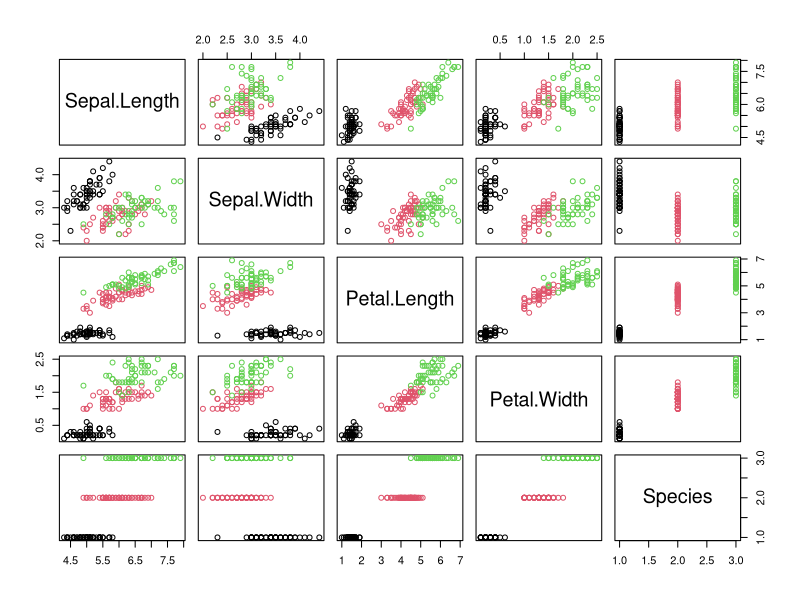
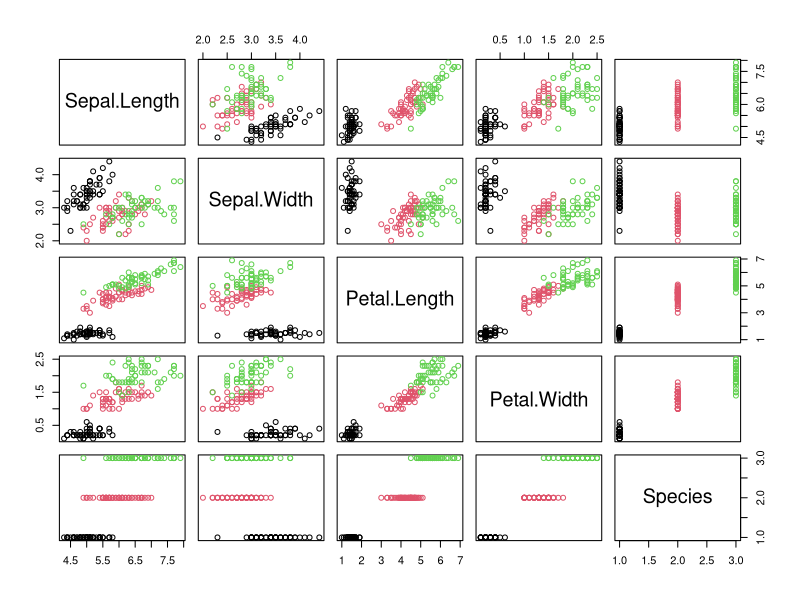
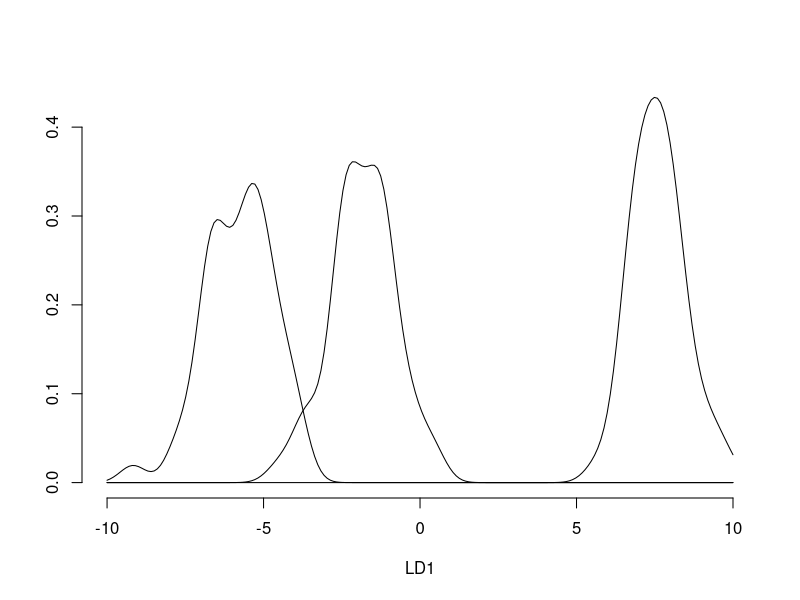
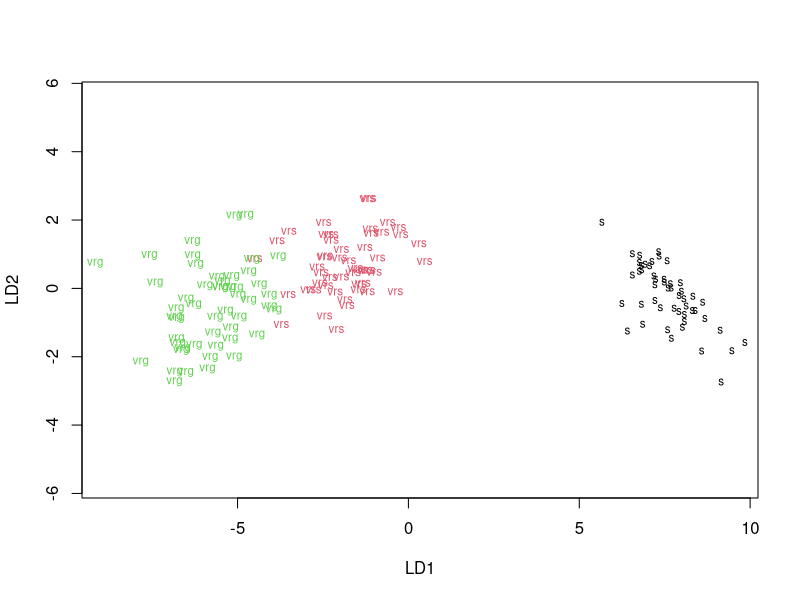
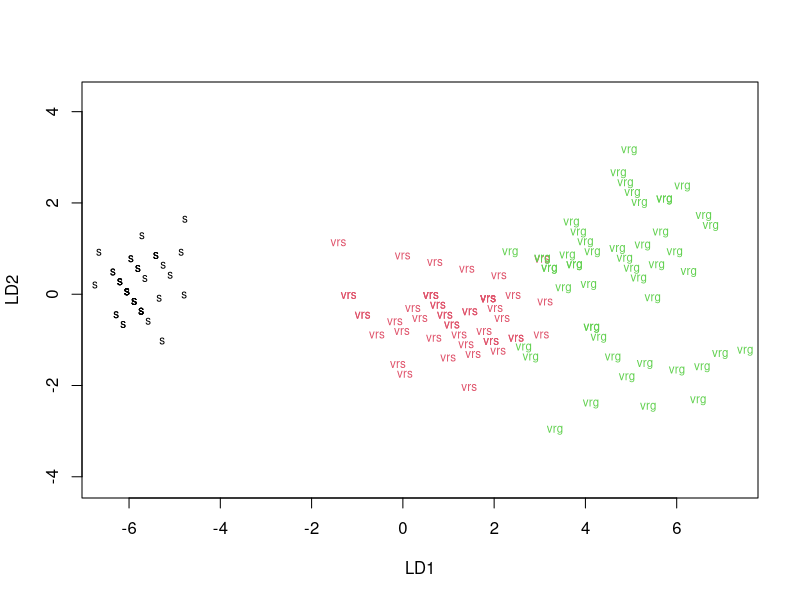

Source code (R) for these figures, in order:
library(MASS)
data(iris)
data<-iris
c<-numeric()
for (i in 1:nrow(data)){
  if(data[i,5]=="setosa"){
    c[i]<-1
  }
  if(data[i,5]=="versicolor"){
    c[i]<-2
  }
  if(data[i,5]=="virginica"){
    c[i]<-3
  }
}
pairs(iris,col=iris[,5])
plot(data,col=data[,5])
dat_ana<-data[,-5]
dat.lda<-lda(dat_ana,data[,5])
plot(dat.lda,dimen =1,type="density")
plot(dat.lda,col=as.numeric(data[,5]),abbrev = TRUE)
mlda<-lda(iris$Species~iris$Petal.Length+iris$Petal.Width)
mlda
plot(mlda,col=as.numeric(data[,5]),abbrev = TRUE)
mlda.pred<-predict(mlda)
table(mlda.pred$class,iris$Species)#confusion


library(nnet)
RL<-multinom(iris$Species~.,iris[,1:4])
RL.pred<-predict(RL,iris[,1:4])

table(RL.pred,iris$Species)




n<-nrow(iris)
trainIndex<-sample.int(n,2*n/3)
train<-iris[trainIndex,]
test<-iris[-trainIndex,]

mlog<-multinom(train$Species~.,train)
mlog.pred<-predict(mlog,test[,1:4])

conf<-table(mlog.pred,test$Species)#table de confusion
conf

mlda<-lda(train[,5]~.,train[,1:4])

mlda.pred<-predict(mlda,test[,1:4])
table(mlda.pred$class,test[,5])#confusion
